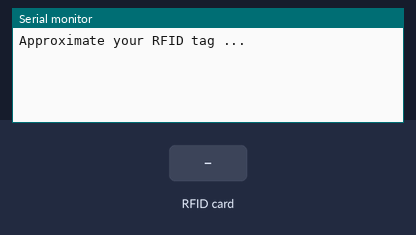
This program was run on a simulated Arduino Uno, built with avr-gcc and run on an emulated ATmega328P. Parts: the last lines printed to the serial monitor. The inputs (shaded band) are chosen by the test bench.

Above: at 1.2 s.
1.3 s: RFID card 81 F7 C4 2F held to the reader
At 2.3 s:
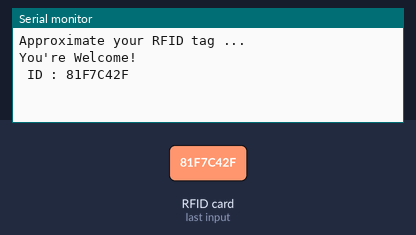
2.8 s: RFID card 5E 7A 19 C4 held to the reader
At 4.2 s:
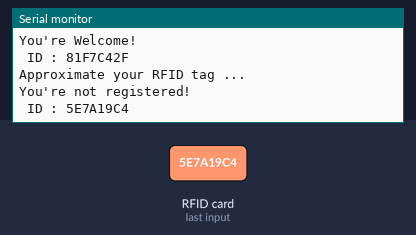

The program:

main.cpp
```cpp
#include <Arduino.h>
/*
SanatBazar
Arduino Tutorial Series
Author: Davood Dorostkar
Website: www.sanatbazar.com

*/

#include <SPI.h>
#include <MFRC522.h>
#define ResetPin 9
#define CSPin 10

String memberID = "81F7C42F";
String tagID = "";
MFRC522 RFIDmodule(CSPin, ResetPin);

boolean readTagID()
{
	if (!RFIDmodule.PICC_IsNewCardPresent())
		return false;
	if (!RFIDmodule.PICC_ReadCardSerial())
		return false;
	tagID = "";
	for (uint8_t i = 0; i < 4; i++)
		tagID.concat(String(RFIDmodule.uid.uidByte[i], HEX));
	tagID.toUpperCase();
	RFIDmodule.PICC_HaltA();
	return true;
}

void setup()
{
	Serial.begin(9600);
	SPI.begin();
	RFIDmodule.PCD_Init();
	Serial.println("Approximate your RFID tag ...");
	Serial.println("");
}

void loop()
{
	while (readTagID())
	{
		if (tagID == memberID)
		{
			Serial.println("You're Welcome!");
		}
		else
		{
			Serial.println("You're not registered!");
		}
		Serial.print(" ID : ");
		Serial.println(tagID);
		Serial.println("");
		delay(2000);
		Serial.println("Approximate your RFID tag ...");
		Serial.println("");
	}
}
```

Measured:
- after the input at 1.3 s, the serial monitor: prints a new line at once (image 1)
- after the input at 2.8 s, the serial monitor: prints a new line after 0.54 s (image 2)
